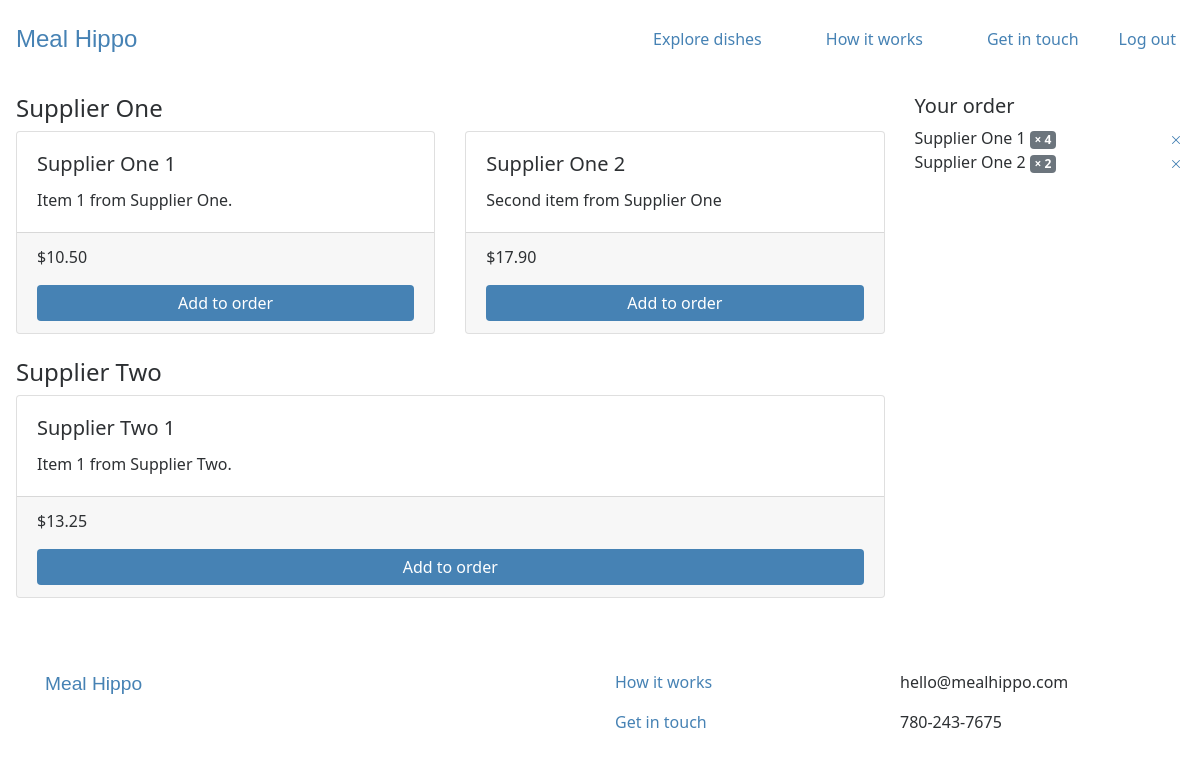
The app's page /dishes (signed in), older data.
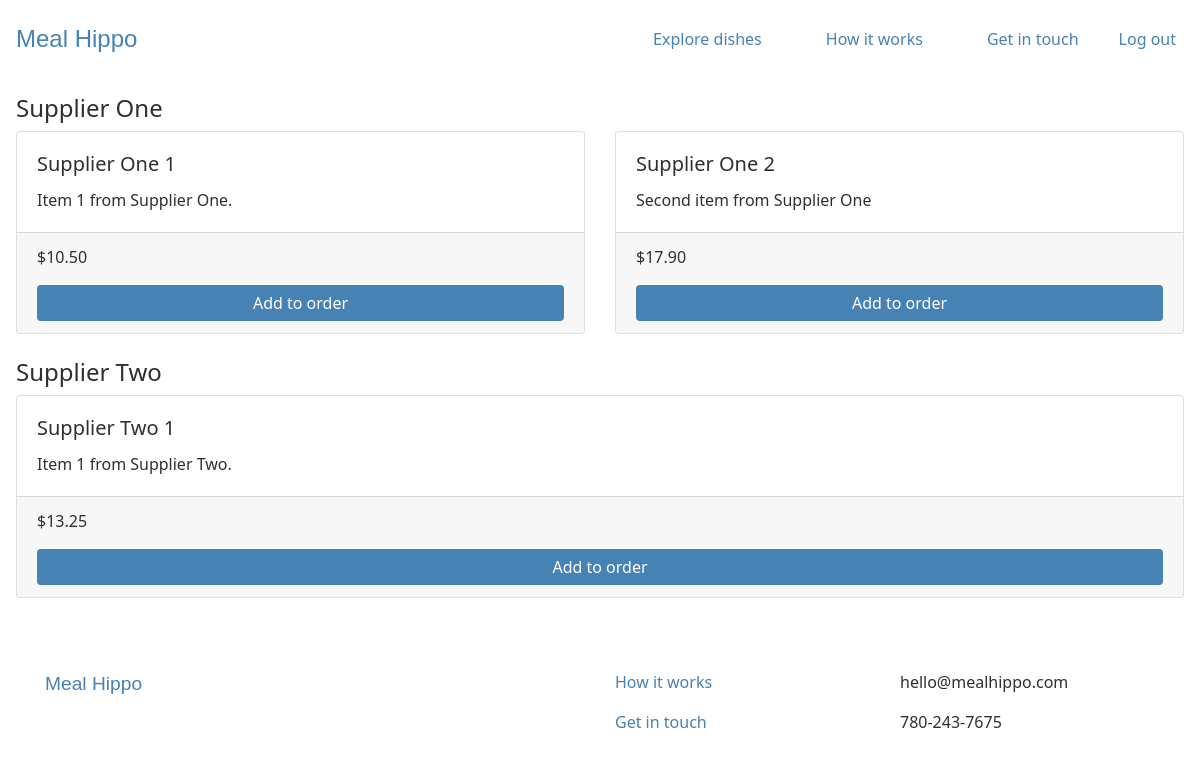
The same page, newer data.
### webplatform/models.py (models this page shows, shortened)
class Supplier(models.Model):
    business_name = models.CharField(max_length=100)
    contact_name = models.CharField(max_length=100)
    contact_email = models.EmailField()
    contact_phone = models.CharField(max_length=20)
    contact_address = models.TextField()
    is_active = models.BooleanField()
    created_at = models.DateTimeField(auto_now_add=True)
    modified_at = models.DateTimeField(auto_now=True)

class Item(models.Model):
    supplier = models.ForeignKey(Supplier, on_delete=models.CASCADE)
    name = models.CharField(max_length=100)
    description = models.TextField()
    price = models.FloatField()
    is_active = models.BooleanField()
    created_at = models.DateTimeField(auto_now_add=True)
    modified_at = models.DateTimeField(auto_now=True)
    def get_add_to_order_url(self):
        return reverse("webplatform:add_to_order", kwargs={'pk': self.pk})
    def get_remove_from_order_url(self):
        return reverse("webplatform:remove_from_order", kwargs={'pk': self.pk})

class OrderItem(models.Model):
    user = models.ForeignKey(settings.AUTH_USER_MODEL, on_delete=models.CASCADE)
    item = models.ForeignKey(Item, on_delete=models.CASCADE)
    quantity = models.IntegerField(default=1)
    is_completed = models.BooleanField(default=False)

### webplatform/views.py (the view)
# urls.py: path('dishes', views.DishesView.as_view(), name='dishes_view'),
class DishesView(ListView):
    model = models.Supplier
    template_name = 'webplatform/dishes_view.html'
    context_object_name = 'active_suppliers'
    def get_queryset(self):
        return models.Supplier.objects.filter(is_active=True)
    def get_context_data(self, **kwargs):
        context = super().get_context_data(**kwargs)
        if self.request.user.is_authenticated:
            order_qs = models.Order.objects.filter(user=self.request.user, is_completed=False)
            if order_qs.exists():
                order = order_qs[0]
                order_items = order.items.all()
                context['order_items'] = order_items
        return context

### webplatform/templates/webplatform/dishes_view.html (shortened to what this page needs)
{% extends 'base.html' %}
{% load static %}
{% load humanize %}
{% block content %}
<div class="mt-3 mb-5 mx-3">
  <div class="row">
    {% if order_items %}
      <div class="col-9">
    {% else %}
      <div class="col">
    {% endif %}
      {% for active_supplier in active_suppliers %}
      <h4>{{ active_supplier.business_name }}</h4>
      <div class="card-deck mb-4">
        {% for item in active_supplier.item_set.all %}
        <div class="card">
          <div class="card-body">
            <h5 class="card-title">{{ item.name }}</h5>
            <p class="card-text">{{ item.description }}</p>
          </div>
          <div class="card-footer">
            <p class="card-text">${{ item.price|floatformat:2|intcomma }}</p>
            {% if user.is_authenticated %}
              <a href="{{ item.get_add_to_order_url }}" class="btn btn-primary w-100">Add to order</a>
            {% else %}
              <a href="{% url 'login' %}?next={% url 'webplatform:dishes_view' %}" class="btn btn-primary w-100">Add to order</a>
            {% endif %}
          </div>
        </div>
        {% endfor %}
      </div>
      {% endfor %}
    </div>
    {% if order_items %}
      <div class="col-3">
      <h5>
        Your order
      </h5>
      {% for order_item in order_items %}
        <div class="row">
          <div class="col-10 text-left">
            {{ order_item.item.name }} <span class="badge badge-secondary">&times {{ order_item.quantity }}</span>
          </div>
          <div class="col-2 text-right">
            <a href="{{ order_item.item.get_remove_from_order_url }}">
            </a>
          </div>
        </div>
      {% endfor %}
      </div>
    {% endif %}
  </div>
</div>
{% endblock %}

Row changes from the older to the newer data that the page shows:
removed OrderItem: item.name "Supplier One 1", quantity "4"
removed OrderItem: item.name "Supplier One 2", quantity "2"
Text that changed along with them:
text no longer shown: "Your order"
